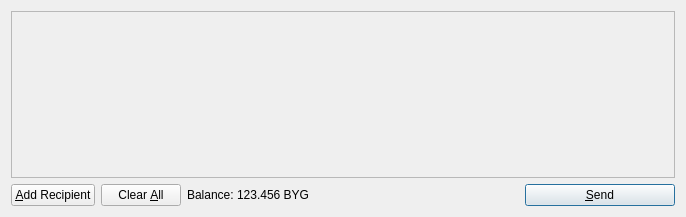
<?xml version="1.0" encoding="UTF-8"?>
<ui version="4.0">
 <class>SendCoinsDialog</class>
 <widget class="QDialog" name="SendCoinsDialog">
  <property name="geometry">
   <rect>
    <x>0</x>
    <y>0</y>
    <width>686</width>
    <height>217</height>
   </rect>
  </property>
  <property name="windowTitle">
   <string>Send Coins</string>
  </property>
  <layout class="QVBoxLayout" name="verticalLayout">
   <item>
    <widget class="QScrollArea" name="scrollArea">
     <property name="widgetResizable">
      <bool>true</bool>
     </property>
     <widget class="QWidget" name="scrollAreaWidgetContents">
      <property name="geometry">
       <rect>
        <x>0</x>
        <y>0</y>
        <width>666</width>
        <height>165</height>
       </rect>
      </property>
      <layout class="QVBoxLayout" name="verticalLayout_2">
       <property name="margin">
        <number>0</number>
       </property>
       <item>
        <layout class="QVBoxLayout" name="entries">
         <property name="spacing">
          <number>6</number>
         </property>
        </layout>
       </item>
       <item>
        <spacer name="verticalSpacer">
         <property name="orientation">
          <enum>Qt::Vertical</enum>
         </property>
         <property name="sizeHint" stdset="0">
          <size>
           <width>20</width>
           <height>40</height>
          </size>
         </property>
        </spacer>
       </item>
      </layout>
     </widget>
    </widget>
   </item>
   <item>
    <layout class="QHBoxLayout" name="horizontalLayout">
     <item>
      <widget class="QPushButton" name="addButton">
       <property name="toolTip">
        <string>Send to multiple recipients at once</string>
       </property>
       <property name="text">
        <string>&amp;Add Recipient</string>
       </property>
       <property name="icon">
        <iconset resource="../bitcoin.qrc">
         <normaloff>:/icons/add</normaloff>:/icons/add</iconset>
       </property>
       <property name="autoDefault">
        <bool>false</bool>
       </property>
      </widget>
     </item>
     <item>
      <widget class="QPushButton" name="clearButton">
       <property name="sizePolicy">
        <sizepolicy hsizetype="Minimum" vsizetype="Fixed">
         <horstretch>0</horstretch>
         <verstretch>0</verstretch>
        </sizepolicy>
       </property>
       <property name="toolTip">
        <string>Remove all transaction fields</string>
       </property>
       <property name="text">
        <string>Clear &amp;All</string>
       </property>
       <property name="icon">
        <iconset resource="../bitcoin.qrc">
         <normaloff>:/icons/remove</normaloff>:/icons/remove</iconset>
       </property>
       <property name="autoRepeatDelay">
        <number>300</number>
       </property>
       <property name="autoDefault">
        <bool>false</bool>
       </property>
      </widget>
     </item>
     <item>
      <layout class="QHBoxLayout" name="horizontalLayout_2">
       <property name="spacing">
        <number>3</number>
       </property>
       <item>
        <widget class="QLabel" name="label">
         <property name="text">
          <string>Balance:</string>
         </property>
        </widget>
       </item>
       <item>
        <widget class="QLabel" name="labelBalance">
         <property name="cursor">
          <cursorShape>IBeamCursor</cursorShape>
         </property>
         <property name="text">
          <string>123.456 BYG</string>
         </property>
         <property name="textInteractionFlags">
          <set>Qt::LinksAccessibleByMouse|Qt::TextSelectableByKeyboard|Qt::TextSelectableByMouse</set>
         </property>
        </widget>
       </item>
      </layout>
     </item>
     <item>
      <spacer name="horizontalSpacer">
       <property name="orientation">
        <enum>Qt::Horizontal</enum>
       </property>
       <property name="sizeHint" stdset="0">
        <size>
         <width>40</width>
         <height>20</height>
        </size>
       </property>
      </spacer>
     </item>
     <item>
      <widget class="QPushButton" name="sendButton">
       <property name="minimumSize">
        <size>
         <width>150</width>
         <height>0</height>
        </size>
       </property>
       <property name="toolTip">
        <string>Confirm the send action</string>
       </property>
       <property name="text">
        <string>&amp;Send</string>
       </property>
       <property name="icon">
        <iconset resource="../bitcoin.qrc">
         <normaloff>:/icons/send</normaloff>:/icons/send</iconset>
       </property>
       <property name="default">
        <bool>true</bool>
       </property>
      </widget>
     </item>
    </layout>
   </item>
  </layout>
 </widget>
 <resources>
  <include location="../bitcoin.qrc"/>
 </resources>
 <connections/>
</ui>
